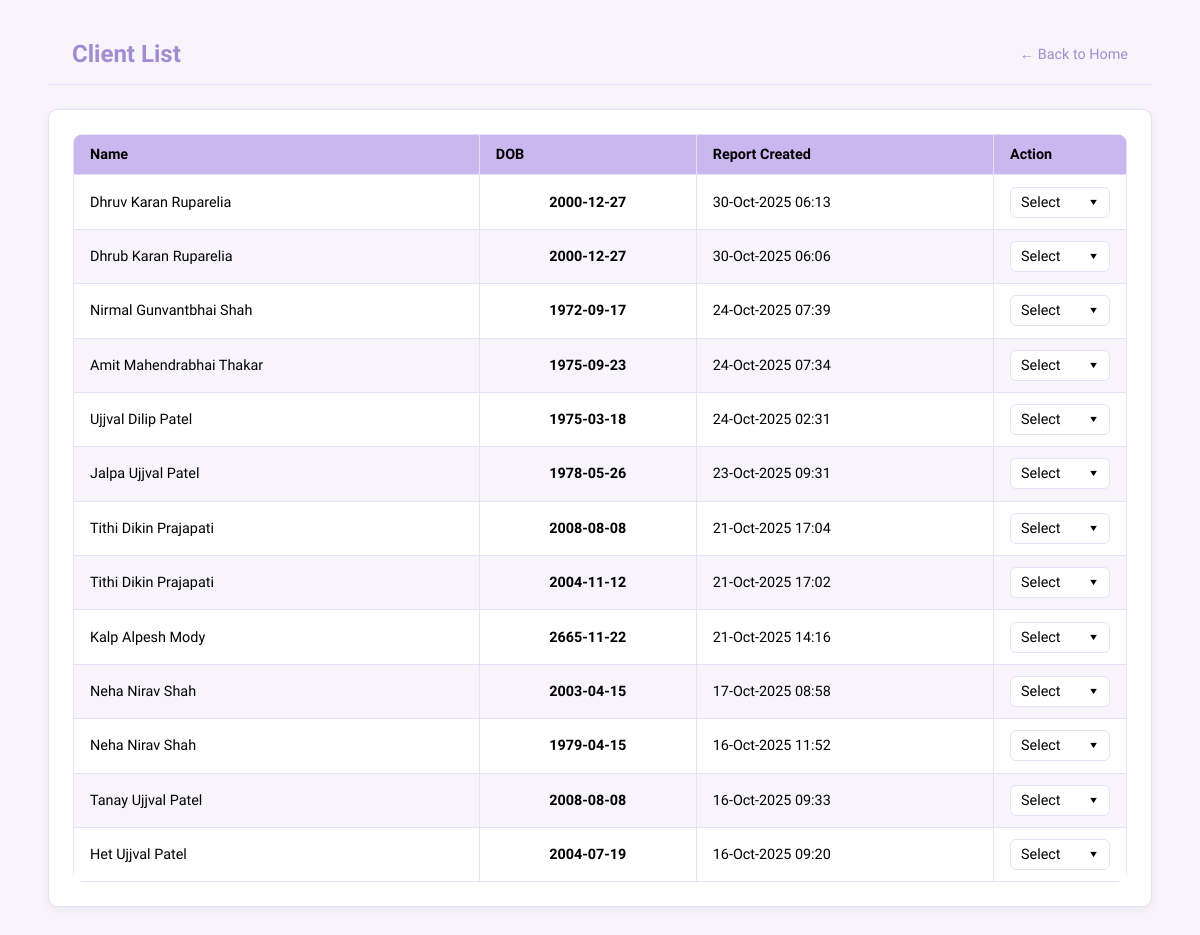
Before: /clients/ with the older database file.
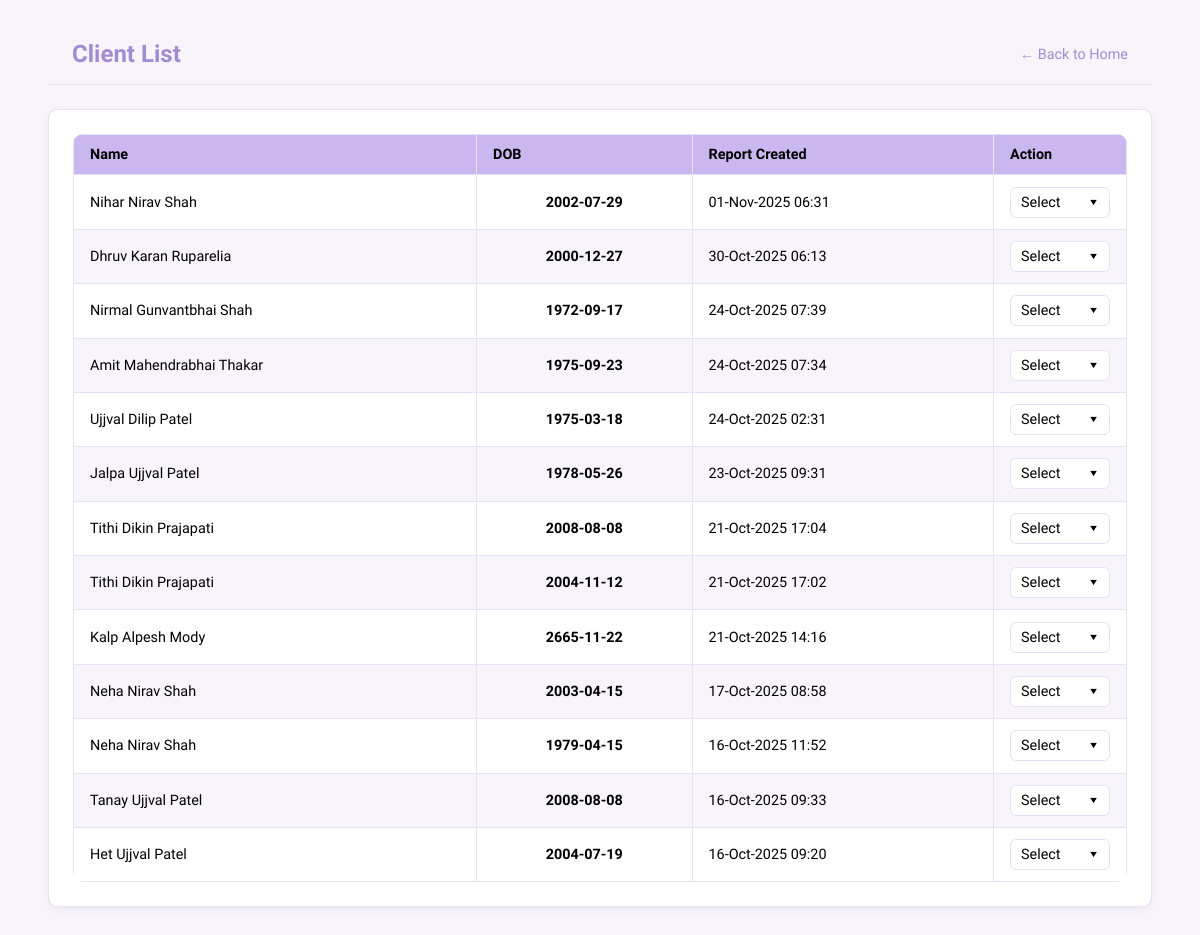
After: the same page with the newer database file.
### numerology_app/models.py (models this page shows)
class Client(db.Model):
    __tablename__ = "clients"
    id = db.Column(db.Integer, primary_key=True)
    first_name = db.Column(db.String(100), nullable=False)
    middle_name = db.Column(db.String(100))
    last_name = db.Column(db.String(100))
    dob = db.Column(db.String(20), nullable=False)
    results = db.Column(db.JSON)  # Store computed numerology results
    created_at = db.Column(db.DateTime, default=datetime.utcnow)
    @property
    def full_name(self):
        parts = [self.first_name, self.middle_name, self.last_name]
        return " ".join([p for p in parts if p])

### numerology_app/routes/clients.py (the view)
@clients_bp.route("/")
def clients_list():
    clients = Client.query.order_by(Client.created_at.desc()).all()
    return render_template("clients/list.html", clients=clients)

### numerology_app/templates/clients/list.html (shortened to what this page needs)
{% extends "base.html" %}
{% block content %}
<header class="page-header">
  <h1 class="page-title">Client List</h1>
  <a href="/home" class="home-link">← Back to Home</a>
</header>
<div class="clients-container">
  <div class="dashboard-card">
    <table class="primary-table client-table">
      <thead>
        <tr>
          <th>Name</th>
          <th>DOB</th>
          <th>Report Created</th>
          <th style="width: 100px;">Action</th>
        </tr>
      </thead>
      <tbody>
        {% for c in clients %}
        <tr class="client-row" data-id="{{ c.id }}" data-fname="{{ c.first_name }}" data-mname="{{ c.middle_name or '' }}" data-lname="{{ c.last_name or '' }}" data-dob="{{ c.dob }}">
          <td>{{ c.full_name }}</td>
          <td>{{ c.dob }}</td>
          <td>
            {% if c.created_at %}
              {{ c.created_at.strftime('%d-%b-%Y %H:%M') }}
            {% else %}
              —
            {% endif %}
          </td>
          <td>
            <div class="actions-menu">
              <button class="actions-btn" aria-haspopup="true">
                Select <span class="arrow-down">▼</span>
              </button>
            </div>
          </td>
        </tr>
        {% else %}
        <tr><td colspan="4" style="text-align:center;">No clients found</td></tr>
        {% endfor %}
      </tbody>
    </table>
  </div>
</div>
{% endblock %}

### numerology_app/templates/base.html (shortened to what this page needs)
<!DOCTYPE html>
<html lang="en">
<head>
  <link rel="stylesheet" href="https://unpkg.com/@picocss/pico@latest/css/pico.min.css" />
  <link rel="stylesheet" href="{{ url_for('static', filename='css/custom.css') }}">
</head>
<body>
  <main class="container">
    {% block content %}
    {% endblock %}
  </main>
</body>
</html>

### numerology_app/static/css/custom.css (style rules this page uses)
:root { color-scheme: light !important; --pico-background-color: #ffffff !important; --pico-color: #a18cd1 !important; --color-bg: #F7F5FB; --color-surface: #FFFFFF; --color-accent: #A18CD1; --color-accent-light: #CBB7F0; --color-border: #E7E1F7; --color-hover: #917BC5; --color-text: #000000; --radius: 10px; --shadow: 0 2px 8px rgba(0, 0, 0, 0.06); --pico-form-element-background-color: var(--color-surface); --pico-form-element-border-color: var(--color-border); --pico-form-element-color: #333333; }
html, body { height: 100%; background-color: var(--color-bg); font-family: 'Funnel Sans', sans-serif; color: var(--color-text); margin: 0; padding: 0; }
main { width: 100%; padding: 1.5rem; box-sizing: border-box; }
h1, h2, h3, h4 { color: var(--color-accent); font-weight: 600; margin-top: 0; margin-bottom: 0.75rem; }
a { color: var(--color-accent); text-decoration: none; }
.dashboard-card { background: var(--color-surface); border-radius: var(--radius); box-shadow: var(--shadow); border: 1px solid var(--color-border); padding: 1rem 1.5rem; height: 100%; box-sizing: border-box; }
.primary-table, .detail-table { width: 100%; border-collapse: collapse; border-radius: var(--radius); overflow: hidden; font-size: 0.9rem; }
.primary-table th, .primary-table td, .detail-table th, .detail-table td { border: 1px solid var(--color-border); padding: 0.6rem 0.8rem; text-align: left; vertical-align: middle; }
.primary-table th, .detail-table th { background: var(--color-accent-light); font-weight: 600; }
.primary-table td:nth-child(2), .detail-table td:nth-child(2) { text-align: center; font-weight: 600; }
.primary-table tr:nth-child(even), .detail-table tr:nth-child(even) { background: #FAF9FD; }
.primary-table td:last-child { text-align: center; }
button, .compact-button, .secondary { border: none; border-radius: 6px; padding: 0.45rem 0.9rem; font-family: inherit; font-weight: 500; cursor: pointer; transition: all 0.2s ease-in-out; white-space: nowrap; }

### numerology_app/templates/clients/list.html (style rules this page uses)
.page-header { display: flex; justify-content: space-between; align-items: center; padding: 0 1.5rem 1rem 1.5rem; margin: 1rem 1.5rem 0 1.5rem; border-bottom: 1px solid var(--color-border); }
.page-title { margin: 0; font-size: 1.5rem; color: var(--color-accent); }
.home-link { font-size: 0.9rem; font-weight: 500; color: var(--color-accent); text-decoration: none; }
.clients-container { padding: 1.5rem; }
.dashboard-card { background: var(--color-surface); border: 1px solid var(--color-border); border-radius: var(--radius); padding: 1.5rem; box-shadow: var(--shadow); }
.primary-table.client-table { width: 100%; border-collapse: collapse; }
.primary-table th, .primary-table td { border: 1px solid var(--color-border); padding: 0.7rem 1rem; text-align: left; }
.primary-table th { background: var(--color-accent-light); }
.primary-table tr:nth-child(even) { background: var(--color-bg); }
.actions-menu { position: relative; }
.actions-btn { background: var(--color-surface); border: 1px solid var(--color-border); border-radius: 6px; padding: 6px 10px; cursor: pointer; font-size: 0.9rem; width: 100%; display: flex; justify-content: space-between; align-items: center; }
.actions-btn .arrow-down { font-size: 0.7rem; transform: scaleY(0.8); }

Changed rows visible on the page:
removed Client: full_name "Dhrub Karan Ruparelia", dob "2000-12-27", created_at "30-Oct-2025 06:06"
added Client: full_name "Nihar Nirav Shah", dob "2002-07-29", created_at "01-Nov-2025 06:31"
